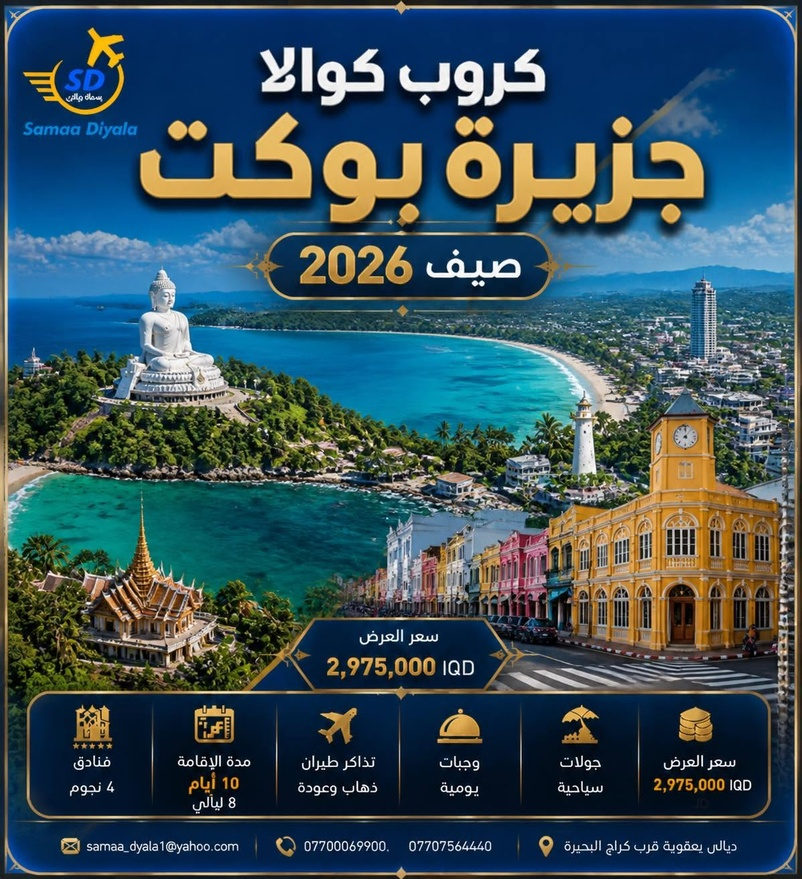
#> input picture 03-الإعلانات-السابقة/إعلان 03.jpg, 802 x 879 px, shrunk from 1197 x 1312 before the run, given in place of k.png, which was not available
$ python ink2.py 1.0 1.0
#> lines starting #> are read from the running program, lines starting #| are printed output that depends on the picture; after the words box and inside, x2 and y2 are one past the last pixel; in counts of white or black regions, pixels touching at a corner belong together
import sys,numpy as np
from PIL import Image
kl,fl=float(sys.argv[1]),float(sys.argv[2]); B='/tmp/claude-0/-home-user-sama-diyala/ac5234ca-4a29-5f40-9e89-18987c0271f8/scratchpad/bp/'
def right(path,left):
#> called with left = 1
    a=np.array(Image.open(path).convert('L'))>80; xs=np.where(a.any(0))[0]; return left+(xs.max()+1)/4
#> after `a = np.array(Image.open(path).convert('L')) > 80`:
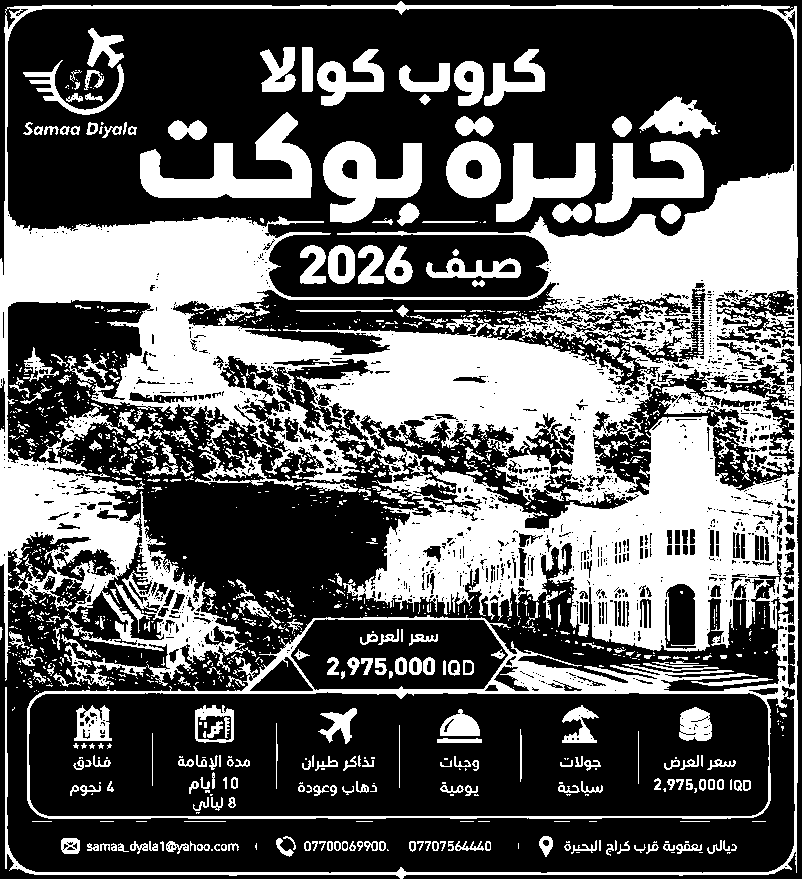
#> a: shape (879, 802) bool; 37.1% white; 1447 white regions (1115 under 20 px), largest, box (x1, y1, x2, y2) and area: (0, 1, 801, 879) 194470, (140, 112, 312, 198) 6236, (323, 141, 422, 223) 4649
#> after `xs = np.where(a.any(0))[0]`: xs = 801 values from 0 to 800
k=right(B+'k.png',kl); f=right(B+'f.png',fl); print(round(k,2),round(f,2),'dx',round(f-k,2))
#> after `k = right(B + 'k.png', kl)`: k = 201.2
#> call 2 of right, with left = 1
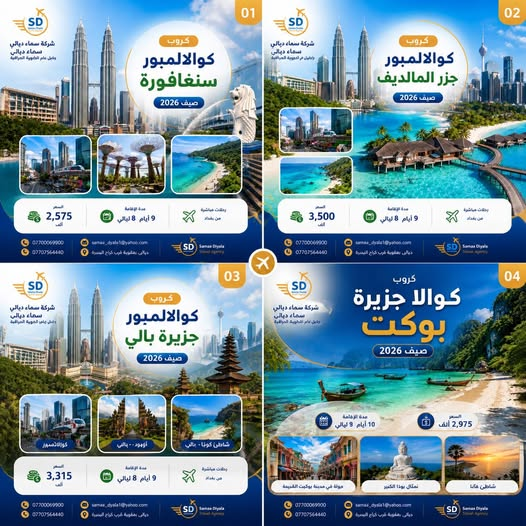
#> input picture 03-الإعلانات-السابقة/إعلان 04.jpg, 526 x 526 px, given in place of f.png, which was not available
#> in right (call 2), `a = np.array(Image.open(path).convert('L')) > 80`:
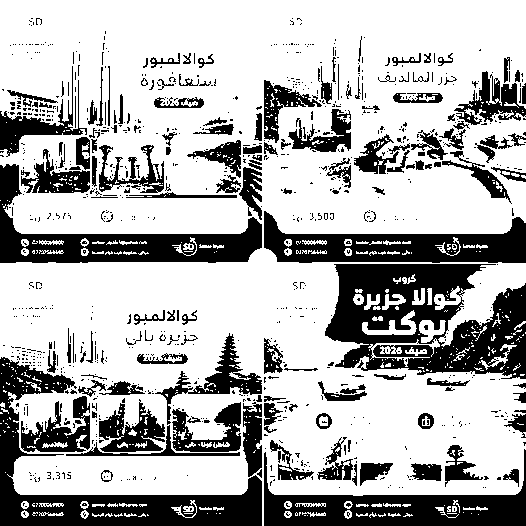
#> a: shape (526, 526) bool; 69.8% white; 965 black regions (807 under 20 px), largest, box (x1, y1, x2, y2) and area: (325, 264, 526, 379) 14204, (0, 357, 262, 526) 10770, (0, 164, 262, 263) 7669
#> in right (call 2), `xs = np.where(a.any(0))[0]`: xs = 526 values from 0 to 525
#> after `f = right(B + 'f.png', fl)`: f = 132.5
